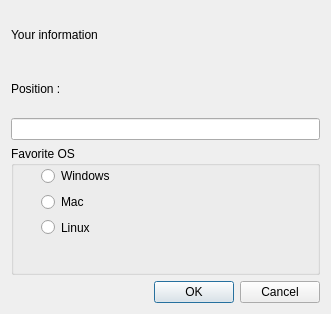
<?xml version="1.0" encoding="UTF-8"?>
<ui version="4.0">
 <class>infoDialog</class>
 <widget class="QDialog" name="infoDialog">
  <property name="geometry">
   <rect>
    <x>0</x>
    <y>0</y>
    <width>331</width>
    <height>314</height>
   </rect>
  </property>
  <property name="windowTitle">
   <string>Dialog</string>
  </property>
  <layout class="QVBoxLayout" name="verticalLayout_3">
   <item>
    <layout class="QVBoxLayout" name="verticalLayout_2">
     <item>
      <widget class="QLabel" name="label">
       <property name="sizePolicy">
        <sizepolicy hsizetype="Preferred" vsizetype="Preferred">
         <horstretch>0</horstretch>
         <verstretch>0</verstretch>
        </sizepolicy>
       </property>
       <property name="text">
        <string>Your information</string>
       </property>
      </widget>
     </item>
     <item>
      <widget class="QLabel" name="label_2">
       <property name="text">
        <string>Position :</string>
       </property>
      </widget>
     </item>
     <item>
      <widget class="QLineEdit" name="positionLineEdit"/>
     </item>
    </layout>
   </item>
   <item>
    <widget class="QGroupBox" name="groupBox">
     <property name="title">
      <string>Favorite OS</string>
     </property>
     <widget class="QWidget" name="">
      <property name="geometry">
       <rect>
        <x>30</x>
        <y>20</y>
        <width>70</width>
        <height>71</height>
       </rect>
      </property>
      <layout class="QVBoxLayout" name="verticalLayout">
       <item>
        <widget class="QRadioButton" name="windowsButton">
         <property name="text">
          <string>Windows</string>
         </property>
        </widget>
       </item>
       <item>
        <widget class="QRadioButton" name="macButton">
         <property name="text">
          <string>Mac</string>
         </property>
        </widget>
       </item>
       <item>
        <widget class="QRadioButton" name="linuxButton">
         <property name="text">
          <string>Linux</string>
         </property>
        </widget>
       </item>
      </layout>
     </widget>
    </widget>
   </item>
   <item>
    <layout class="QHBoxLayout" name="horizontalLayout_2">
     <item>
      <spacer name="horizontalSpacer">
       <property name="orientation">
        <enum>Qt::Horizontal</enum>
       </property>
       <property name="sizeHint" stdset="0">
        <size>
         <width>40</width>
         <height>20</height>
        </size>
       </property>
      </spacer>
     </item>
     <item>
      <widget class="QPushButton" name="okButton">
       <property name="text">
        <string>OK</string>
       </property>
      </widget>
     </item>
     <item>
      <widget class="QPushButton" name="cancelButton">
       <property name="text">
        <string>Cancel</string>
       </property>
      </widget>
     </item>
    </layout>
   </item>
  </layout>
 </widget>
 <resources/>
 <connections/>
</ui>
